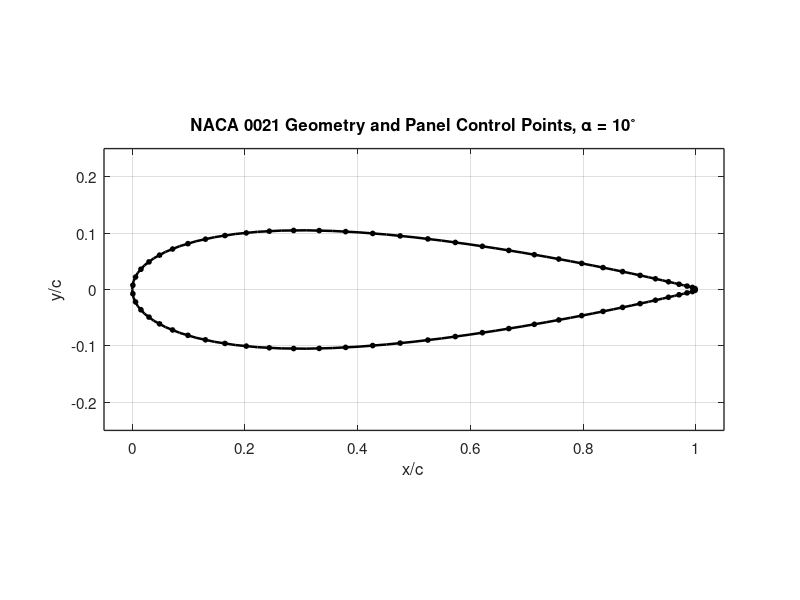
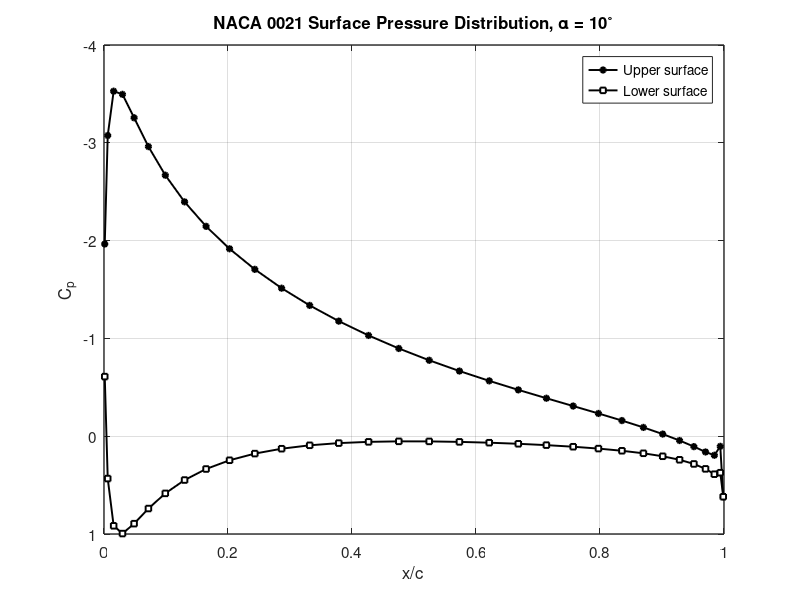

Write MATLAB code to recreate these figures, in order. (Note: this script raises an error after producing the figures.)
%% AERO3260 Assignment 1 - Task 4(d) MASTER / REPORT VERSION
% NACA 0021, 64 panels, Uinf = 1, alpha = 10 deg
% Constant-strength source panels + one constant-strength vortex sheet
% with Kutta condition at the trailing edge.
%
% This version fixes:
%   1) row/column dimension errors
%   2) Kutta residual calculation
%   3) Cp plotting (upper/lower surfaces plotted separately)
%   4) force-coefficient sign convention
%   5) x-axis label
%   6) cleaner streamline and trailing-edge streamline plots
%   7) numerical data export
%
% NOTE:
% The NACA geometry is closed at the trailing edge (same convention as
% the corrected Task 4(c) MATLAB source-panel calculation).

clear; clc; close all;

%% ================================================================
% 1. ASSIGNMENT INPUTS
% ================================================================
N = 64;                    % number of panels
Uinf = 1.0;                % freestream velocity
alpha_deg = 10.0;          % angle of attack [deg]
alpha = deg2rad(alpha_deg);
t = 0.21;                  % NACA 0021 thickness ratio
c = 1.0;                   % chord

%% ================================================================
% 2. NACA 0021 GEOMETRY
% ================================================================
nHalf = N/2 + 1;
beta = linspace(0,pi,nHalf);
xHalf = (1-cos(beta))/2;

yt = 5*t*( ...
      0.2969*sqrt(xHalf) ...
    - 0.1260*xHalf ...
    - 0.3516*xHalf.^2 ...
    + 0.2843*xHalf.^3 ...
    - 0.1015*xHalf.^4);

% Close trailing edge to match Task 4(c) MATLAB geometry
yt(end) = 0;

% Boundary ordering:
% upper trailing edge -> leading edge -> lower trailing edge
x = [fliplr(xHalf), xHalf(2:end)];
y = [fliplr(yt),    -yt(2:end)];

% Force all geometry arrays to columns
x = x(:);
y = y(:);

assert(numel(x)==N+1,'Geometry must contain N+1 nodes.');

%% ================================================================
% 3. PANEL GEOMETRY
% ================================================================
x1 = x(1:N);
y1 = y(1:N);
x2 = x(2:N+1);
y2 = y(2:N+1);

dx = x2-x1;
dy = y2-y1;

S = hypot(dx,dy);                    % panel lengths
phi = atan2(dy,dx);                  % panel angles

xc = (x1+x2)/2;                      % control points
yc = (y1+y2)/2;

% For clockwise boundary ordering:
% n_in = (-sin(phi), cos(phi)) points INTO the airfoil.
nx = -sin(phi);
ny =  cos(phi);

% Panel tangent follows the panel ordering.
tx = cos(phi);
ty = sin(phi);

%% ================================================================
% 4. SOURCE/VORTEX INFLUENCE MATRICES
% ================================================================
As = zeros(N,N);       % source -> normal velocity
Av = zeros(N,1);       % common vortex -> normal velocity

Ts = zeros(N,N);       % source -> tangential velocity
Tv = zeros(N,1);       % common vortex -> tangential velocity

for i = 1:N
    for j = 1:N

        % Control point i in local coordinates of panel j
        X = (xc(i)-x1(j))*cos(phi(j)) ...
          + (yc(i)-y1(j))*sin(phi(j));

        Y = -(xc(i)-x1(j))*sin(phi(j)) ...
          + (yc(i)-y1(j))*cos(phi(j));

        if i == j

            % Correct self influence for the source panel
            uLocal = 0.0;
            vLocal = -0.5;

        else

            r1sq = X^2 + Y^2;
            r2sq = (X-S(j))^2 + Y^2;

            uLocal = (1/(4*pi))*log(r1sq/r2sq);

            dTheta = atan2(Y,X-S(j)) - atan2(Y,X);

            % Wrap angle difference to [-pi,pi] to avoid branch jumps.
            dTheta = atan2(sin(dTheta),cos(dTheta));

            vLocal = (1/(2*pi))*dTheta;
        end

        % ---------------- SOURCE PANEL ----------------
        uS = uLocal*cos(phi(j)) - vLocal*sin(phi(j));
        vS = uLocal*sin(phi(j)) + vLocal*cos(phi(j));

        As(i,j) = uS*nx(i) + vS*ny(i);
        Ts(i,j) = uS*tx(i) + vS*ty(i);

        % ---------------- VORTEX PANEL ----------------
        % A unit vortex panel is a 90-degree rotation of the
        % corresponding source-panel velocity field.
        uVL = -vLocal;
        vVL =  uLocal;

        uV = uVL*cos(phi(j)) - vVL*sin(phi(j));
        vV = uVL*sin(phi(j)) + vVL*cos(phi(j));

        Av(i) = Av(i) + uV*nx(i) + vV*ny(i);
        Tv(i) = Tv(i) + uV*tx(i) + vV*ty(i);

    end
end

%% ================================================================
% 5. FREESTREAM COMPONENTS
% ================================================================
uInf = Uinf*cos(alpha);
vInf = Uinf*sin(alpha);

VnInf = uInf*nx + vInf*ny;
VtInf = uInf*tx + vInf*ty;

%% ================================================================
% 6. 65 x 65 HESS-SMITH SYSTEM
% ================================================================
% Unknown vector:
% [lambda_1 ... lambda_64 gamma]^T
%
% Equations:
% 64 no-penetration equations
% 1 Kutta equation

A = zeros(N+1,N+1);
b = zeros(N+1,1);

% No penetration
A(1:N,1:N) = As;
A(1:N,N+1) = Av;
b(1:N) = -VnInf;

% Kutta condition.
% The first panel is immediately below/above the trailing edge according
% to the clockwise ordering, while panel N is the other TE panel.
% Their local tangents point in opposite directions, so smooth flow
% requires Vt(1) + Vt(N) = 0.
A(N+1,1:N) = Ts(1,:) + Ts(N,:);
A(N+1,N+1) = Tv(1) + Tv(N);
b(N+1) = -(VtInf(1) + VtInf(N));

%% ================================================================
% 7. SOLVE
% ================================================================
q = A\b;

lambda = q(1:N);
gamma = q(N+1);

%% ================================================================
% 8. SURFACE VELOCITY AND PRESSURE COEFFICIENT
% ================================================================
Vt = VtInf + Ts*lambda + Tv*gamma;

Cp = 1 - (Vt/Uinf).^2;

assert(iscolumn(Cp),'Cp must be a column vector.');
assert(numel(Cp)==N,'Cp must contain one value per panel.');

%% ================================================================
% 9. AERODYNAMIC COEFFICIENTS
% ================================================================
% nx,ny defined above point INTO the airfoil for this clockwise boundary.
% Therefore the physical outward normal is:
% n_out = -[nx,ny]
%
% Pressure force:
% dF = -Cp*n_out*dS = Cp*[nx,ny]*dS
%
% Body-axis force coefficients:
Cx = sum(Cp.*nx.*S/c);
Cy = sum(Cp.*ny.*S/c);
%
% Transform body-axis x-y forces to lift/drag relative to freestream:
Cd =  Cx*cos(alpha) + Cy*sin(alpha);
Cl = -Cx*sin(alpha) + Cy*cos(alpha);

% Kutta and source-conservation checks
kuttaResidual = Vt(1) + Vt(N);
sourceResidual = sum(lambda.*S);

% Total circulation of the constant vortex sheet
Gamma = gamma*sum(S);

%% ================================================================
% 10. PRINT RESULTS
% ================================================================
fprintf('\n============================================================\n');
fprintf('AERO3260 TASK 4(d) - NACA 0021 SOURCE + VORTEX PANEL METHOD\n');
fprintf('============================================================\n');
fprintf('Number of panels          = %d\n',N);
fprintf('Angle of attack           = %.2f deg\n',alpha_deg);
fprintf('Freestream velocity       = %.4f\n',Uinf);
fprintf('Vortex strength gamma     = %.8f\n',gamma);
fprintf('Total circulation Gamma   = %.8f\n',Gamma);
fprintf('Source conservation       = %.6e\n',sourceResidual);
fprintf('Kutta residual             = %.6e\n',kuttaResidual);
fprintf('CL                         = %.8f\n',Cl);
fprintf('CD                         = %.8f\n',Cd);
fprintf('Cx                         = %.8f\n',Cx);
fprintf('Cy                         = %.8f\n',Cy);
fprintf('Cp minimum                 = %.8f\n',min(Cp));
fprintf('Cp maximum                 = %.8f\n',max(Cp));
fprintf('Condition number           = %.4e\n',cond(A));
fprintf('============================================================\n');

%% ================================================================
% 11. FIGURE 1 - AIRFOIL GEOMETRY
% ================================================================
figure('Color','w','Name','Task 4(d) - Geometry');

plot(x,y,'k-','LineWidth',1.8);
hold on;
plot(xc,yc,'ko','MarkerSize',3.5,'MarkerFaceColor','k');

grid on;
axis equal;
xlim([-0.05 1.05]);
ylim([-0.25 0.25]);

xlabel('x/c','FontSize',12);
ylabel('y/c','FontSize',12);
title('NACA 0021 Geometry and Panel Control Points, \alpha = 10^\circ',...
    'FontSize',14);

set(gca,'FontSize',11,'LineWidth',1);

%% ================================================================
% 12. FIGURE 2 - CLEAN Cp DISTRIBUTION
% ================================================================
% First 32 panels = upper surface (TE -> LE)
% Last 32 panels = lower surface (LE -> TE)

nSide = N/2;

xu = xc(1:nSide);
Cpu = Cp(1:nSide);

xl = xc(nSide+1:end);
Cpl = Cp(nSide+1:end);

% Sort each surface from LE -> TE for a clean x/c plot
[xu,iu] = sort(xu);
Cpu = Cpu(iu);

[xl,il] = sort(xl);
Cpl = Cpl(il);

figure('Color','w','Name','Task 4(d) - Cp');

plot(xu,Cpu,'k-o','LineWidth',1.4,'MarkerSize',4,...
    'MarkerFaceColor','k');
hold on;
plot(xl,Cpl,'k-s','LineWidth',1.4,'MarkerSize',4,...
    'MarkerFaceColor','w');

set(gca,'YDir','reverse');
grid on;
box on;

xlabel('x/c','FontSize',12);
ylabel('C_p','FontSize',12);
title('NACA 0021 Surface Pressure Distribution, \alpha = 10^\circ',...
    'FontSize',14);

legend('Upper surface','Lower surface','Location','best');
xlim([0 1]);

set(gca,'FontSize',11,'LineWidth',1);

%% ================================================================
% 13. STREAMLINE VELOCITY FIELD
% ================================================================
xMin = -1.5;
xMax =  2.5;
yMin = -1.5;
yMax =  1.5;

ng = 220;

[Xg,Yg] = meshgrid(linspace(xMin,xMax,ng),...
                   linspace(yMin,yMax,ng));

[Ug,Vg] = panelVelocity(Xg,Yg,...
    x1,y1,S,phi,lambda,gamma,Uinf,alpha);

% Remove interior points
inside = inpolygon(Xg,Yg,x,y);
Ug(inside) = NaN;
Vg(inside) = NaN;

%% ================================================================
% 14. FIGURE 3 - STREAMLINES + TRAILING-EDGE STREAMLINE
% ================================================================
figure('Color','w','Name','Task 4(d) - Streamlines');

% General flow streamlines
streamslice(Xg,Yg,Ug,Vg,1.6);
hold on;

% Airfoil body
fill(x,y,'w','EdgeColor','k','LineWidth',1.8);

% Trailing-edge streamline.
% Do NOT start exactly at (1,0), because the ideal sharp TE is a
% mathematical singular point. Start immediately downstream.
xSeed = 1.002;
ySeed = 0.0005;

hTE = streamline(Xg,Yg,Ug,Vg,xSeed,ySeed);

if ~isempty(hTE)
    set(hTE,'LineWidth',2.5);
end

% Mark trailing edge
plot(1,0,'ko','MarkerFaceColor','k','MarkerSize',6);

grid on;
box on;
axis equal;

xlabel('x/c','FontSize',12);
ylabel('y/c','FontSize',12);
title('NACA 0021 Streamlines, \alpha = 10^\circ',...
    'FontSize',14);

xlim([xMin xMax]);
ylim([yMin yMax]);

set(gca,'FontSize',11,'LineWidth',1);

%% ================================================================
% 15. SAVE PANEL DATA
% ================================================================
% Columns:
% 1 x/c
% 2 y/c
% 3 Cp
% 4 Vt/Uinf
% 5 source strength lambda
% 6 panel length
panelResults = [xc/c, yc/c, Cp, Vt/Uinf, lambda, S];

writematrix(panelResults,...
    'Task4d_NACA0021_source_vortex_panel_results.csv');

fprintf('\nSaved numerical results:\n');
fprintf('Task4d_NACA0021_source_vortex_panel_results.csv\n\n');

%% ================================================================
% LOCAL FUNCTION - VELOCITY FIELD
% ================================================================
function [u,v] = panelVelocity(Xp,Yp,...
    x1,y1,S,phi,lambda,gamma,Uinf,alpha)

u = Uinf*cos(alpha)*ones(size(Xp));
v = Uinf*sin(alpha)*ones(size(Xp));

for j = 1:length(S)

    X = (Xp-x1(j))*cos(phi(j)) ...
      + (Yp-y1(j))*sin(phi(j));

    Y = -(Xp-x1(j))*sin(phi(j)) ...
      + (Yp-y1(j))*cos(phi(j));

    r1sq = max(X.^2 + Y.^2,1e-12);
    r2sq = max((X-S(j)).^2 + Y.^2,1e-12);

    uLocal = (1/(4*pi))*log(r1sq./r2sq);

    dTheta = atan2(Y,X-S(j))-atan2(Y,X);
    dTheta = atan2(sin(dTheta),cos(dTheta));

    vLocal = (1/(2*pi))*dTheta;

    % Source panel velocity
    uS = uLocal*cos(phi(j))-vLocal*sin(phi(j));
    vS = uLocal*sin(phi(j))+vLocal*cos(phi(j));

    % Vortex panel velocity
    uVL = -vLocal;
    vVL =  uLocal;

    uV = uVL*cos(phi(j))-vVL*sin(phi(j));
    vV = uVL*sin(phi(j))+vVL*cos(phi(j));

    u = u + lambda(j)*uS + gamma*uV;
    v = v + lambda(j)*vS + gamma*vV;
end
end
